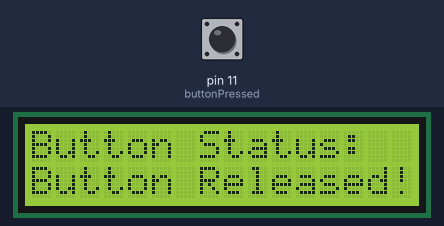
A program run on a simulated Raspberry Pi (header pin numbers). Parts: 16×2 character LCD. Inputs (shaded band) come from the test bench; at power-on: pin 11 (buttonPressed) LOW. What the program prints to the terminal is not drawn.

Above: at 1.2 s.
1.3 s: pin 11 (buttonPressed) pulled HIGH for 0.15 s
At 1.4 s:
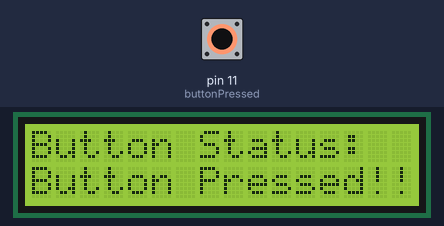
2.9 s: pin 11 (buttonPressed) pulled HIGH for 3.2 s
Timing chart, 0 to 5.9 s (numbered marks = the images above; inputs shaded):
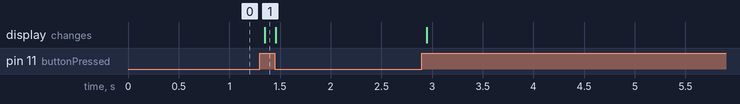

The program:

gpio_lcd_test.py
```python
try:
	from RPLCD.gpio import CharLCD
	import RPi.GPIO as GPIO
except RuntimeError:
	print("Error importing RPLCD!")

GPIO.setmode(GPIO.BOARD)
GPIO.setwarnings(True)
GPIO.setup(11, GPIO.IN)

# Write to LCD in 8-bit data mode
lcd = CharLCD(cols=16, rows=2, pin_rs=37, pin_e=35, pins_data=[33, 31, 29, 23],
              numbering_mode=GPIO.BOARD)

# Set cursor position to the top row and print "DUMMY"
print("Initial write:")
lcd.cursor_pos = (0, 0)
lcd.write_string(u'Button Status:')

# Constantly check for button press
while True:
	buttonPressed = GPIO.input(11)
	if buttonPressed:
		print("Button Pressed")
		lcd.cursor_pos = (1, 0)
		lcd.write_string(u'Button Pressed!')
	else:
		print("Button Released")
		lcd.cursor_pos = (1, 0)
		lcd.write_string(u'Button Released!')
```

Measured:
- after the input at 1.3 s, the display: changes after 0.05 s (image 1)
